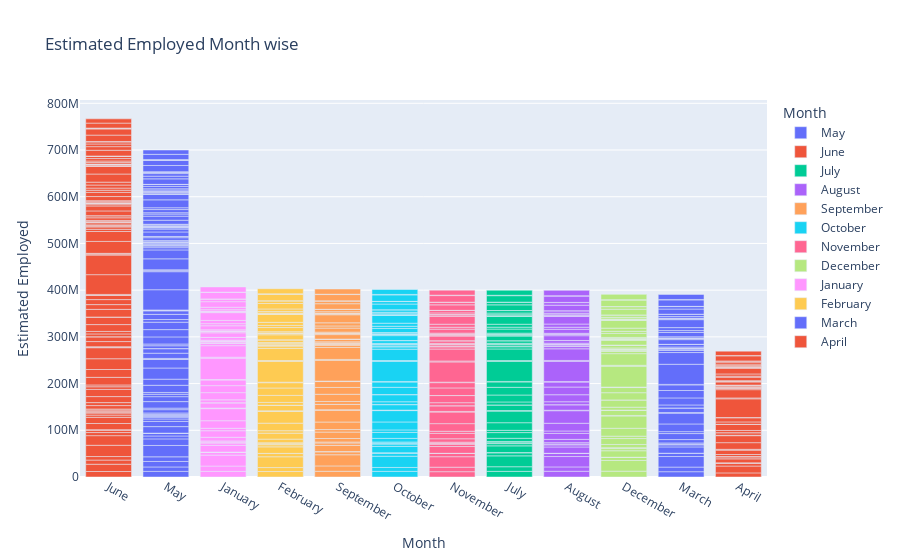

Notebook code for this chart:
### Markdown cell above
### Estimate the employement with respect to the month

### Code cell
fig = px.bar(df,x='Month',y='Estimated Employed',color='Month',title="Estimated Employed Month wise")
fig.update_layout(xaxis = {'categoryorder':'total descending'})
fig.show()

### Figure 1 — Plotly figure (JSON) as saved in the notebook; plotly's stock layout.template omitted (floating-point values rounded to 4 significant figures)
{"data": [{"alignmentgroup": "True", "hovertemplate": "Month=%{x}<br>Estimated Employed=%{y}<extra></extra>", "legendgroup": "May", "marker": {"color": "#636efa", "pattern": {"shape": ""}}, "name": "May", "offsetgroup": "May", "orientation": "v", "showlegend": true, "textposition": "auto", "type": "bar", "x": ["May", "May", "May", "May", "May", "May", "May", "May", "May", "May", "May", "May", "May", "May", "May", "May", "May", "May", "May", "May", "May", "May", "May", "May", "May", "May", "May", "May", "May", "May", "May", "May", "May", "May", "May", "May", "May", "May", "May", "May", "May", "May", "May", "May", "May", "May", "May", "May", "May", "May", "May", "May", "May", "May", "May", "May", "May", "May", "May", "May", "May", "May", "May", "May", "May", "May", "May", "May", "May", "May", "May", "May", "May", "May", "May", "May", "May", "May", "May", "May", "May", "May", "May", "May", "May", "May", "May", "May", "May", "May", "May", "May", "May", "May", "May", "May", "May", "May", "May", "May", "May", "May", "May", "May", "May"], "xaxis": "x", "y": [11999139, 9526902, 11749334, 9926176, 24322330, 14050319, 6259019, 5454091, 169487, 129610, 179340, 128538, 13954728, 11121124, 5249186, 3914193, 2045760, 1732050, 2495186, 2716966, 7035766, 3315038, 13911440, 10626328, 5184355, 3799919, 15349838, 13099601, 23896858, 18423447, 1119011, 992148, 11155753, 9683719, 172474, 6088547, 3727366, 15226005, 15586833, 15844698, 5768342, 11053353, 7508747, 1019549, 911789, 43287808, 38640999, 2108044, 1915482, 23452875, 19115772, 4788661, 3428356, 1671707, 1441722, 3029344, 2207026, 348042, 2223129, 1276291, 5756475, 2343783, 264855, 9686558, 6072776, 2693596, 2013083, 245668, 134868, 1130139, 937435, 2404033, 830347, 8638239, 8669258, 4605913, 2826118, 6692720, 3879934, 16962574, 12365754, 228978, 222916, 2519582, 1975481, 283905, 64538, 3289918, 2682658, 5108436, 4225486, 89587, 75456, 11798080, 5733921, 5560649, 3108830, 423127, 384999, 13391244, 11111486, 676797, 778590, 11306177, 9240903], "yaxis": "y"}, {"alignmentgroup": "True", "hovertemplate": "Month=%{x}<br>Estimated Employed=%{y}<extra></extra>", "legendgroup": "June", "marker": {"color": "#EF553B", "pattern": {"shape": ""}}, "name": "June", "offsetgroup": "June", "orientation": "v", "showlegend": true, "textposition": "auto", "type": "bar", "x": ["June", "June", "June", "June", "June", "June", "June", "June", "June", "June", "June", "June", "June", "June", "June", "June", "June", "June", "June", "June", "June", "June", "June", "June", "June", "June", "June", "June", "June", "June", "June", "June", "June", "June", "June", "June", "June", "June", "June", "June", "June", "June", "June", "June", "June", "June", "June", "June", "June", "June", "June", "June", "June", "June", "June", "June", "June", "June", "June", "June", "June", "June", "June", "June", "June", "June", "June", "June", "June", "June", "June", "June", "June", "June", "June", "June", "June", "June", "June", "June", "June", "June", "June", "June", "June", "June", "June", "June", "June", "June", "June", "June", "June", "June", "June", "June", "June", "June", "June", "June", "June", "June", "June", "June"], "xaxis": "x", "y": [11755881, 15572975, 8923222, 7544937, 24097712, 20622566, 6608626, 5781095, 149076, 112108, 170471, 13199281, 13243922, 4745178, 4357835, 1957081, 2230075, 2423742, 2049617, 7319782, 6375114, 12888490, 15396213, 5605627, 3952088, 16294794, 16748971, 23056511, 23601016, 1024797, 1150200, 10965154, 10187145, 184527, 6025235, 5364047, 14610564, 16076978, 141313, 16375303, 10169115, 10728822, 8891181, 1107013, 1106978, 42276572, 41908909, 2021553, 1675441, 25543465, 21225887, 4824630, 4954389, 1647342, 1551007, 3248864, 3124663, 337145, 306505, 2192020, 1602231, 5550172, 4306807, 304015, 10144965, 10574711, 2845190, 2304138, 237576, 224902, 1139815, 2326911, 2244460, 8862498, 8822411, 4678374, 4601293, 6509340, 6221562, 17375053, 16172690, 231252, 2356290, 2221069, 304369, 234926, 3307798, 3047750, 5241174, 5275784, 89702, 76269, 12318745, 7741005, 5683349, 4577995, 408738, 391015, 13624452, 13208724, 906889, 989470, 10611498, 9088931], "yaxis": "y"}, {"alignmentgroup": "True", "hovertemplate": "Month=%{x}<br>Estimated Employed=%{y}<extra></extra>", "legendgroup": "July", "marker": {"color": "#00cc96", "pattern": {"shape": ""}}, "name": "July", "offsetgroup": "July", "orientation": "v", "showlegend": true, "textposition": "auto", "type": "bar", "x": ["July", "July", "July", "July", "July", "July", "July", "July", "July", "July", "July", "July", "July", "July", "July", "July", "July", "July", "July", "July", "July", "July", "July", "July", "July", "July", "July", "July", "July", "July", "July", "July", "July", "July", "July", "July", "July", "July", "July", "July", "July", "July", "July", "July", "July", "July", "July", "July", "July", "July", "July", "July", "July", "July"], "xaxis": "x", "y": [12086707, 9911534, 23248875, 6753622, 166605, 167437, 14327083, 4826560, 1916824, 2549316, 6958404, 12169808, 4855393, 16274707, 24843750, 1158511, 12009883, 139227, 6308129, 14859873, 16455928, 11538688, 1052597, 42697000, 2000524, 24857807, 4657443, 1739838, 3059744, 294379, 2285436, 5393091, 280367, 9828023, 2405973, 235894, 1183770, 2434579, 8738029, 4105211, 6266446, 17215677, 284015, 2542237, 281117, 3592442, 5372470, 108334, 12054414, 5432503, 410583, 13862431, 859900, 10779829], "yaxis": "y"}, {"alignmentgroup": "True", "hovertemplate": "Month=%{x}<br>Estimated Employed=%{y}<extra></extra>", "legendgroup": "August", "marker": {"color": "#ab63fa", "pattern": {"shape": ""}}, "name": "August", "offsetgroup": "August", "orientation": "v", "showlegend": true, "textposition": "auto", "type": "bar", "x": ["August", "August", "August", "August", "August", "August", "August", "August", "August", "August", "August", "August", "August", "August", "August", "August", "August", "August", "August", "August", "August", "August", "August", "August", "August", "August", "August", "August", "August", "August", "August", "August", "August", "August", "August", "August", "August", "August", "August", "August", "August", "August", "August", "August", "August", "August", "August", "August", "August", "August", "August", "August", "August"], "xaxis": "x", "y": [12285693, 9292039, 22260203, 6607694, 135407, 183603, 13507342, 4558306, 1969248, 2778624, 7015356, 12686470, 5233449, 16559137, 26835389, 1065725, 11727659, 183930, 6183427, 15052051, 16463931, 10743959, 975501, 43298746, 1911380, 24924827, 4743179, 1595582, 2994763, 328282, 2392400, 5552510, 243277, 10228154, 2523005, 236315, 2335406, 8614340, 4448650, 6809834, 16602767, 259433, 2456983, 312882, 3499863, 5195170, 90850, 11933093, 5544693, 368977, 13580241, 823967, 11456493], "yaxis": "y"}, {"alignmentgroup": "True", "hovertemplate": "Month=%{x}<br>Estimated Employed=%{y}<extra></extra>", "legendgroup": "September", "marker": {"color": "#FFA15A", "pattern": {"shape": ""}}, "name": "September", "offsetgroup": "September", "orientation": "v", "showlegend": true, "textposition": "auto", "type": "bar", "x": ["September", "September", "September", "September", "September", "September", "September", "September", "September", "September", "September", "September", "September", "September", "September", "September", "September", "September", "September", "September", "September", "September", "September", "September", "September", "September", "September", "September", "September", "September", "September", "September", "September", "September", "September", "September", "September", "September", "September", "September", "September", "September", "September", "September", "September", "September", "September", "September", "September", "September", "September", "September"], "xaxis": "x", "y": [12256762, 11468349, 23905700, 6490776, 166056, 163215, 13280783, 5127956, 2039804, 7500122, 13741892, 5400499, 16159315, 25219281, 1162159, 11167715, 175718, 6260971, 15419779, 14595441, 12636415, 1034408, 44198762, 2157845, 25610773, 4733996, 1576480, 2992082, 327239, 2311507, 5642253, 309643, 9609939, 2675862, 247210, 2357627, 8647794, 4640642, 6655967, 17396398, 253887, 2570663, 286573, 3227178, 5176819, 89450, 11902824, 5668785, 418043, 13522970, 711150, 11158649], "yaxis": "y"}, {"alignmentgroup": "True", "hovertemplate": "Month=%{x}<br>Estimated Employed=%{y}<extra></extra>", "legendgroup": "October", "marker": {"color": "#19d3f3", "pattern": {"shape": ""}}, "name": "October", "offsetgroup": "October", "orientation": "v", "showlegend": true, "textposition": "auto", "type": "bar", "x": ["October", "October", "October", "October", "October", "October", "October", "October", "October", "October", "October", "October", "October", "October", "October", "October", "October", "October", "October", "October", "October", "October", "October", "October", "October", "October", "October", "October", "October", "October", "October", "October", "October", "October", "October", "October", "October", "October", "October", "October", "October", "October", "October", "October", "October", "October", "October", "October", "October", "October", "October", "October", "October", "October", "October"], "xaxis": "x", "y": [12017412, 8395906, 24053140, 7043840, 149511, 177440, 13828512, 4798833, 1946957, 2477621, 7761243, 12803527, 5328825, 17060638, 24330249, 1080609, 11621534, 180283, 6021921, 15178544, 146688, 15595647, 11375354, 1113764, 42833265, 2027662, 24353018, 4774377, 1595176, 3173429, 330856, 2297096, 6030363, 290264, 10474217, 2821456, 232322, 1029087, 2460196, 8799249, 4644510, 6603715, 17221991, 234375, 2456855, 312548, 3070438, 5384335, 87974, 12223948, 5318341, 414808, 13938303, 925174, 10563686], "yaxis": "y"}, {"alignmentgroup": "True", "hovertemplate": "Month=%{x}<br>Estimated Employed=%{y}<extra></extra>", "legendgroup": "November", "marker": {"color": "#FF6692", "pattern": {"shape": ""}}, "name": "November", "offsetgroup": "November", "orientation": "v", "showlegend": true, "textposition": "auto", "type": "bar", "x": ["November", "November", "November", "November", "November", "November", "November", "November", "November", "November", "November", "November", "November", "November", "November", "November", "November", "November", "November", "November", "November", "November", "November", "November", "November", "November", "November", "November", "November", "November", "November", "November", "November", "November", "November", "November", "November", "November", "November", "November", "November", "November", "November", "November", "November", "November", "November", "November", "November", "November", "November", "November", "November", "November", "November"], "xaxis": "x", "y": [11397681, 9625362, 22445989, 6942931, 178768, 159489, 14487815, 4875763, 2024409, 2415724, 7279628, 11537217, 4557906, 16306428, 24881383, 1205703, 12192623, 142787, 6395022, 15278556, 162426, 16223430, 11265828, 1084633, 43261530, 2007113, 25630359, 4668772, 1708045, 3081077, 289593, 2341284, 5439600, 271612, 9896129, 2404239, 233029, 1226793, 2424281, 8613835, 4062767, 6459457, 17486683, 293431, 2594469, 275003, 3602243, 5306715, 107751, 11729952, 5338119, 427700, 14128888, 904903, 10768462], "yaxis": "y"}, {"alignmentgroup": "True", "hovertemplate": "Month=%{x}<br>Estimated Employed=%{y}<extra></extra>", "legendgroup": "December", "marker": {"color": "#B6E880", "pattern": {"shape": ""}}, "name": "December", "offsetgroup": "December", "orientation": "v", "showlegend": true, "textposition": "auto", "type": "bar", "x": ["December", "December", "December", "December", "December", "December", "December", "December", "December", "December", "December", "December", "December", "December", "December", "December", "December", "December", "December", "December", "December", "December", "December", "December", "December", "December", "December", "December", "December", "December", "December", "December", "December", "December", "December", "December", "December", "December", "December", "December", "December", "December", "December", "December", "December", "December", "December", "December", "December", "December", "December", "December", "December"], "xaxis": "x", "y": [12528395, 22914530, 6569385, 145671, 177155, 13877825, 4603484, 1922821, 6873437, 12756132, 5065804, 16854647, 26357625, 1102997, 11345069, 180808, 6164215, 15485307, 161647, 15356938, 11068056, 1046878, 44640087, 1947566, 24906239, 4913963, 1722303, 2977857, 311146, 2415436, 5718337, 288154, 10172812, 2548835, 241366, 1209085, 2290170, 8592376, 4440283, 6787403, 16581144, 267417, 2369048, 313135, 3575778, 5109481, 88035, 12260389, 5317782, 399427, 13857200, 844779, 11335696], "yaxis": "y"}, {"alignmentgroup": "True", "hovertemplate": "Month=%{x}<br>Estimated Employed=%{y}<extra></extra>", "legendgroup": "January", "marker": {"color": "#FF97FF", "pattern": {"shape": ""}}, "name": "January", "offsetgroup": "January", "orientation": "v", "showlegend": true, "textposition": "auto", "type": "bar", "x": ["January", "January", "January", "January", "January", "January", "January", "January", "January", "January", "January", "January", "January", "January", "January", "January", "January", "January", "January", "January", "January", "January", "January", "January", "January", "January", "January", "January", "January", "January", "January", "January", "January", "January", "January", "January", "January", "January", "January", "January", "January", "January", "January", "January", "January", "January", "January", "January", "January", "January", "January", "January", "January"], "xaxis": "x", "y": [12016676, 11420996, 23409006, 6236201, 157791, 158936, 14301844, 5062293, 2041035, 2373488, 7868736, 13938874, 5307026, 16183702, 25881398, 1229406, 11182128, 176252, 6189471, 15484353, 14954646, 12065915, 1057975, 45777509, 1986386, 24612171, 4618860, 1630908, 2988665, 332062, 2315972, 5647493, 257814, 9824501, 2630938, 246596, 1079537, 2329293, 8749154, 4597507, 6834930, 16715470, 261687, 2561320, 281698, 3252622, 5157363, 11926995, 5543380, 450155, 13656250, 725253, 11208617], "yaxis": "y"}, {"alignmentgroup": "True", "hovertemplate": "Month=%{x}<br>Estimated Employed=%{y}<extra></extra>", "legendgroup": "February", "marker": {"color": "#FECB52", "pattern": {"shape": ""}}, "name": "February", "offsetgroup": "February", "orientation": "v", "showlegend": true, "textposition": "auto", "type": "bar", "x": ["February", "February", "February", "February", "February", "February", "February", "February", "February", "February", "February", "February", "February", "February", "February", "February", "February", "February", "February", "February", "February", "February", "February", "February", "February", "February", "February", "February", "February", "February", "February", "February", "February", "February", "February", "February", "February", "February", "February", "February", "February", "February", "February", "February", "February", "February", "February", "February", "February", "February", "February", "February", "February"], "xaxis": "x", "y": [11723617, 8462814, 23168192, 6847173, 147500, 171672, 13973042, 4570108, 1952464, 2163397, 7932402, 12753657, 5203579, 16178044, 25293535, 1112864, 11842655, 183619, 6009820, 15040572, 15828488, 11304474, 1169347, 44257432, 2057523, 26093009, 4822035, 1625454, 3113464, 316887, 2347941, 5708807, 306396, 10784753, 2752834, 227804, 1060116, 2493023, 8924061, 4624444, 6533435, 17122782, 233965, 2438080, 310342, 3219227, 5288343, 11742101, 5521496, 415339, 13803099, 963408, 10871168], "yaxis": "y"}, {"alignmentgroup": "True", "hovertemplate": "Month=%{x}<br>Estimated Employed=%{y}<extra></extra>", "legendgroup": "March", "marker": {"color": "#636efa", "pattern": {"shape": ""}}, "name": "March", "offsetgroup": "March", "orientation": "v", "showlegend": true, "textposition": "auto", "type": "bar", "x": ["March", "March", "March", "March", "March", "March", "March", "March", "March", "March", "March", "March", "March", "March", "March", "March", "March", "March", "March", "March", "March", "March", "March", "March", "March", "March", "March", "March", "March", "March", "March", "March", "March", "March", "March", "March", "March", "March", "March", "March", "March", "March", "March", "March", "March", "March", "March", "March", "March", "March", "March", "March"], "xaxis": "x", "y": [11359660, 9878742, 22667882, 6894808, 152413, 13483615, 4366148, 1800426, 2361004, 7157454, 12853818, 4141953, 16480441, 23130976, 1192616, 9814156, 142176, 6373692, 15059769, 15848590, 12028377, 1060946, 43086706, 25097812, 4521537, 1664145, 3049637, 279839, 2407509, 5401392, 277093, 10083026, 2275407, 221432, 998103, 2480661, 9225835, 4079775, 6386723, 17065830, 289735, 2457952, 278851, 3601793, 4964911, 86186, 10982178, 5313236, 450271, 13889632, 889245, 10806105], "yaxis": "y"}, {"alignmentgroup": "True", "hovertemplate": "Month=%{x}<br>Estimated Employed=%{y}<extra></extra>", "legendgroup": "April", "marker": {"color": "#EF553B", "pattern": {"shape": ""}}, "name": "April", "offsetgroup": "April", "orientation": "v", "showlegend": true, "textposition": "auto", "type": "bar", "x": ["April", "April", "April", "April", "April", "April", "April", "April", "April", "April", "April", "April", "April", "April", "April", "April", "April", "April", "April", "April", "April", "April", "April", "April", "April", "April", "April", "April", "April", "April", "April", "April", "April", "April", "April", "April", "April", "April", "April", "April", "April", "April", "April", "April", "April", "April", "April", "April", "April", "April", "April"], "xaxis": "x", "y": [8792827, 14645275, 6534321, 115487, 181657, 8587594, 4041050, 984171, 4280434, 9330400, 1754170, 14238959, 15014802, 803118, 5562449, 49420, 4721590, 13051219, 133399, 5086200, 8793799, 675083, 39970677, 1972074, 17639370, 2544084, 1454956, 1400962, 1066126, 3003787, 318957, 6701284, 1606580, 146957, 1054829, 7387995, 2179106, 4802873, 12674451, 161939, 1303244, 68122, 2298975, 2932923, 81905, 4632967, 3378431, 296431, 10944379, 748041, 9299466], "yaxis": "y"}], "layout": {"barmode": "relative", "legend": {"title": {"text": "Month"}, "tracegroupgap": 0}, "title": {"text": "Estimated Employed Month wise"}, "xaxis": {"anchor": "y", "categoryarray": ["May", "June", "July", "August", "September", "October", "November", "December", "January", "February", "March", "April"], "categoryorder": "total descending", "domain": [0, 1], "title": {"text": "Month"}}, "yaxis": {"anchor": "x", "domain": [0, 1], "title": {"text": "Estimated Employed"}}}}
